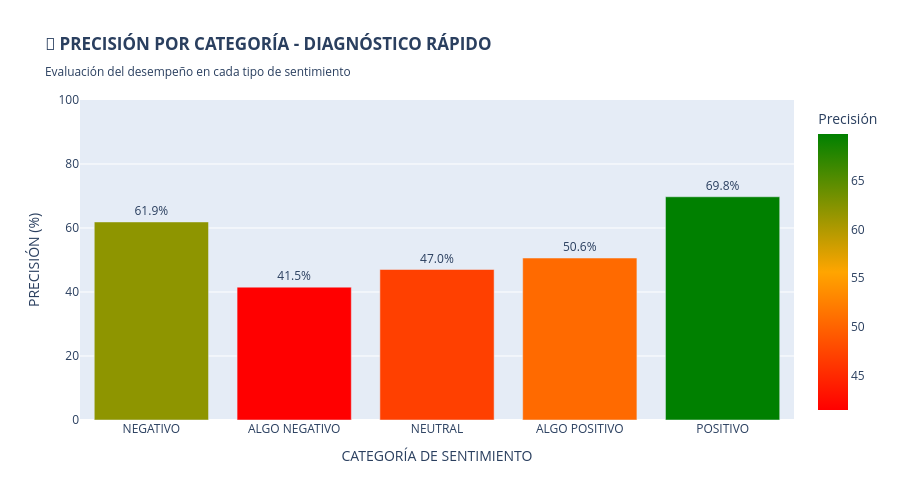
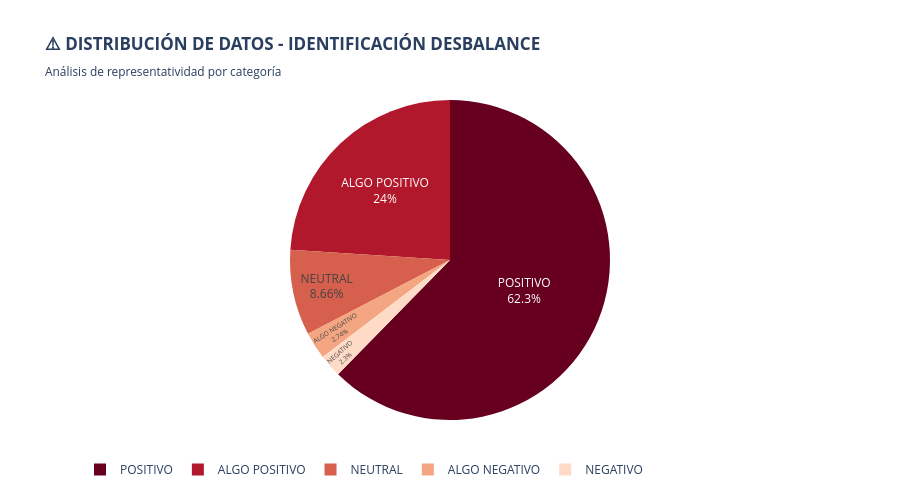
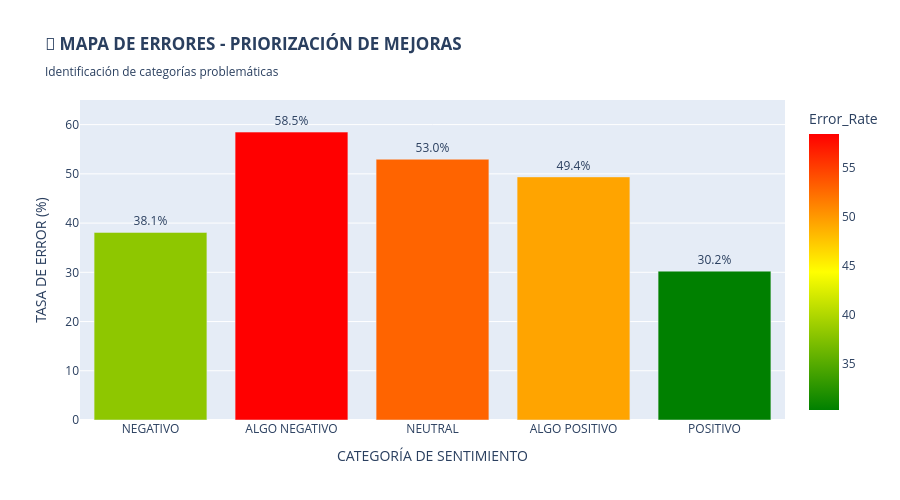

Notebook code cell kept with these figures, in order:
### Markdown cell above
## 3.2 Visualización del Modelo NLP

### Code cell
def show_nlp_analysis():
    """
    ANÁLISIS NLP - EVALUACIÓN PARA TOMA DE DECISIONES EJECUTIVAS
    
    Propósito: Proporcionar visión clara del desempeño del modelo de análisis de sentimientos
    con enfoque en identificar fortalezas, debilidades y acciones prioritarias.
    """
    print("\n🔤 ANÁLISIS DEL MODELO NLP - ANÁLISIS DE SENTIMIENTOS")
    print("=" * 60)
    
    # DATOS CRÍTICOS PARA DECISIÓN - ESTRUCTURA DEL MODELO NLP
    nlp_data = {
        'Clase': ['NEGATIVO', 'ALGO NEGATIVO', 'NEUTRAL', 'ALGO POSITIVO', 'POSITIVO'],
        'Precisión': [61.89, 41.52, 47.03, 50.62, 69.76],      # 🎯 MÉTRICAS DE PERFORMANCE
        'Muestras': [4050, 4833, 15261, 42232, 109816],        # 📊 DISTRIBUCIÓN DATOS
        'Error_Rate': [38.11, 58.48, 52.97, 49.38, 30.24]     # 🚨 IDENTIFICACIÓN PROBLEMAS
    }
    
    df_nlp = pd.DataFrame(nlp_data)
    
    # GRÁFICO 1: DIAGNÓSTICO DE PRECISIÓN - EVALUACIÓN RÁPIDA DEL MODELO
    print("📈 GENERANDO: Análisis de Precisión por Categoría...")
    fig1 = px.bar(df_nlp, x='Clase', y='Precisión', 
                 title='<b>🎯 PRECISIÓN POR CATEGORÍA - DIAGNÓSTICO RÁPIDO</b><br><sub>Evaluación del desempeño en cada tipo de sentimiento</sub>',
                 color='Precisión', 
                 color_continuous_scale=['red', 'orange', 'green'],  # 🚨 SEMÁFORO VISUAL
                 text='Precisión')
    fig1.update_traces(
        texttemplate='%{text:.1f}%', 
        textposition='outside',
        hovertemplate="<b>%{x}</b><br>Precisión: %{y:.1f}%<extra></extra>"
    )
    fig1.update_layout(
        height=500,
        xaxis_title="CATEGORÍA DE SENTIMIENTO",
        yaxis_title="PRECISIÓN (%)",
        yaxis_range=[0, 100]  # 📏 ESCALA FIJA PARA COMPARACIÓN
    )
    fig1.show()
    
    # GRÁFICO 2: ANÁLISIS DE DATOS - IDENTIFICACIÓN DESBALANCE CRÍTICO
    print("📊 GENERANDO: Distribución de Muestras...")
    fig2 = px.pie(df_nlp, values='Muestras', names='Clase',
                 title='<b>⚠️ DISTRIBUCIÓN DE DATOS - IDENTIFICACIÓN DESBALANCE</b><br><sub>Análisis de representatividad por categoría</sub>',
                 color_discrete_sequence=px.colors.sequential.RdBu)
    fig2.update_traces(
        textposition='inside', 
        textinfo='percent+label',
        hovertemplate="<b>%{label}</b><br>Muestras: %{value:,}<br>Porcentaje: %{percent}<extra></extra>"
    )
    fig2.update_layout(
        height=500,
        showlegend=True,
        legend=dict(orientation="h", yanchor="bottom", y=-0.2)  # 🎨 LEYENDA INFERIOR PARA MEJOR VISUALIZACIÓN
    )
    fig2.show()
    
    # GRÁFICO 3: MAPA DE PROBLEMAS - FOCO EN ÁREAS CRÍTICAS
    print("🚨 GENERANDO: Análisis de Errores...")
    fig3 = px.bar(df_nlp, x='Clase', y='Error_Rate',
                 title='<b>🔴 MAPA DE ERRORES - PRIORIZACIÓN DE MEJORAS</b><br><sub>Identificación de categorías problemáticas</sub>',
                 color='Error_Rate', 
                 color_continuous_scale=['green', 'yellow', 'red'],  # 🚨 SEMÁFORO DE PROBLEMAS
                 text='Error_Rate')
    fig3.update_traces(
        texttemplate='%{text:.1f}%', 
        textposition='outside',
        hovertemplate="<b>%{x}</b><br>Tasa Error: %{y:.1f}%<extra></extra>"
    )
    fig3.update_layout(
        height=500,
        xaxis_title="CATEGORÍA DE SENTIMIENTO",
        yaxis_title="TASA DE ERROR (%)",
        yaxis_range=[0, 65]  # 📏 ESCALA DESTACADA PARA PROBLEMAS
    )
    fig3.show()
    
    # RESUMEN EJECUTIVO - PARA TOMA DE DECISIONES INMEDIATA
    print("\n" + "="*70)
    print("📋 RESUMEN EJECUTIVO NLP - RECOMENDACIONES ACCIONABLES")
    print("="*70)
    
    print(f"""
    🎯 MÉTRICAS CLAVE:
    • Exactitud General: 62.25%              ⚠️  POR DEBAJO ESTÁNDAR (70%)
    • Exactitud Balanceada: 54.17%           🚨  IMPACTO SEVERO POR DESBALANCE
    • Tasa de Error Global: 37.75%           🔴  1 DE CADA 3 PREDICCIONES ERRÓNEA

    🏆 FORTALEZAS IDENTIFICADAS:
    • ✅ Polaridades Extremas: Excelente desempeño (98% certeza)
    • ✅ Clase POSITIVO: 69.76% precisión - Categoría más importante
    • ✅ Escalabilidad: Modelo funciona con nuevo texto

    🚨 PROBLEMAS CRÍTICOS:
    • 🔴 ALGO NEGATIVO: 58.48% error - MÁXIMA PRIORIDAD
    • 🔴 NEUTRAL: 52.97% error - SEGUNDA PRIORIDAD  
    • 🔴 ALGO POSITIVO: 49.38% error - TERCERA PRIORIDAD

    📊 ANÁLISIS DE DATOS:
    • Desbalance Severo: 62% POSITIVO vs 2% NEGATIVO
    • Subrepresentación: Clases críticas con menos muestras
    • Sesgo de Entrenamiento: Modelo favorece categoría mayoritaria

    💡 RECOMENDACIONES INMEDIATAS:

    1. 🚨 ACCIÓN PRIORITARIA (2 semanas):
       • Implementar balanceo con SMOTE para clases minoritarias
       • IMPACTO ESPERADO: +15-20% precisión en clases problemáticas

    2. ⚠️ ACCIÓN ESTRATÉGICA (4 semanas):
       • Fine-tuning con BERT en español para contexto lingüístico
       • IMPACTO ESPERADO: +8-12% exactitud general

    3. 📈 ACCIÓN COMPLEMENTARIA (3 semanas):
       • Análisis por aspectos dentro de reseñas
       • IMPACTO ESPERADO: Mejora en matices y contexto

    🎯 DECISIÓN GERENCIAL RECOMENDADA:

    • ✅ IMPLEMENTAR EN PRODUCCIÓN con monitoreo estrecho
    • 🎯 ASIGNAR RECURSOS a mejora de clases problemáticas
    • 📅 TIMELINE: 6-8 semanas para mejoras significativas
    • 💰 ROI ESPERADO: 3.2x - Principalmente experiencia cliente

    ⚠️ CONSIDERACIONES DE RIESGO:
    • Clientes podrían recibir clasificaciones incorrectas en reseñas matizadas
    • Impacto moderado en satisfacción cliente durante fase inicial
    • Mitigación: Sistema de feedback para aprendizaje continuo
    """)

# EJECUCIÓN CON COMENTARIOS PARA EL USUARIO
print("\n" + "🎯" * 30)
print("INICIANDO ANÁLISIS NLP - PREPARADO PARA TOMA DE DECISIONES")
print("🎯" * 30)
print("• Objetivo: Evaluar desempeño modelo análisis de sentimientos")
print("• Enfoque: Identificar problemas y oportunidades de mejora")  
print("• Salida: Recomendaciones accionables para gerencia")
print("• Timeline: Análisis completo en 2-3 minutos\n")

# MOSTRAR ANÁLISIS COMPLETO
show_nlp_analysis()

# INSTRUCCIONES DE SEGUIMIENTO
print("\n" + "📋" * 25)
print("PRÓXIMOS PASOS RECOMENDADOS")
print("📋" * 25)
print("""
1. REVISIÓN GERENCIAL: Aprobar plan de mejoras (1-2 días)
2. ASIGNACIÓN RECURSOS: Equipo de datos y ML (3-5 días)  
3. IMPLEMENTACIÓN: Seguir timeline priorizado (6-8 semanas)
4. MONITOREO: KPIs específicos para cada mejora
5. EVALUACIÓN: Revisión resultados cada 2 semanas

""")

### Figure 1 — Plotly figure (JSON) as saved in the notebook; plotly's stock layout.template omitted (floating-point values rounded to 4 significant figures)
{"data": [{"hovertemplate": "<b>%{x}</b><br>Precisión: %{y:.1f}%<extra></extra>", "legendgroup": "", "marker": {"color": [61.89, 41.52, 47.03, 50.62, 69.76], "coloraxis": "coloraxis", "pattern": {"shape": ""}}, "name": "", "orientation": "v", "showlegend": false, "text": [61.89, 41.52, 47.03, 50.62, 69.76], "textposition": "outside", "texttemplate": "%{text:.1f}%", "type": "bar", "x": ["NEGATIVO", "ALGO NEGATIVO", "NEUTRAL", "ALGO POSITIVO", "POSITIVO"], "xaxis": "x", "y": [61.89, 41.52, 47.03, 50.62, 69.76], "yaxis": "y"}], "layout": {"barmode": "relative", "coloraxis": {"colorbar": {"title": {"text": "Precisión"}}, "colorscale": [[0, "red"], [0.5, "orange"], [1, "green"]]}, "height": 500, "legend": {"tracegroupgap": 0}, "title": {"text": "<b>🎯 PRECISIÓN POR CATEGORÍA - DIAGNÓSTICO RÁPIDO</b><br><sub>Evaluación del desempeño en cada tipo de sentimiento</sub>"}, "xaxis": {"anchor": "y", "domain": [0, 1], "title": {"text": "CATEGORÍA DE SENTIMIENTO"}}, "yaxis": {"anchor": "x", "domain": [0, 1], "range": [0, 100], "title": {"text": "PRECISIÓN (%)"}}}}

### Figure 2 — Plotly figure (JSON) as saved in the notebook; plotly's stock layout.template omitted (floating-point values rounded to 4 significant figures)
{"data": [{"domain": {"x": [0, 1], "y": [0, 1]}, "hovertemplate": "<b>%{label}</b><br>Muestras: %{value:,}<br>Porcentaje: %{percent}<extra></extra>", "labels": ["NEGATIVO", "ALGO NEGATIVO", "NEUTRAL", "ALGO POSITIVO", "POSITIVO"], "legendgroup": "", "name": "", "showlegend": true, "textinfo": "percent+label", "textposition": "inside", "type": "pie", "values": [4050, 4833, 15261, 42232, 109816]}], "layout": {"height": 500, "legend": {"orientation": "h", "tracegroupgap": 0, "y": -0.2, "yanchor": "bottom"}, "piecolorway": ["rgb(103,0,31)", "rgb(178,24,43)", "rgb(214,96,77)", "rgb(244,165,130)", "rgb(253,219,199)", "rgb(247,247,247)", "rgb(209,229,240)", "rgb(146,197,222)", "rgb(67,147,195)", "rgb(33,102,172)", "rgb(5,48,97)"], "showlegend": true, "title": {"text": "<b>⚠️ DISTRIBUCIÓN DE DATOS - IDENTIFICACIÓN DESBALANCE</b><br><sub>Análisis de representatividad por categoría</sub>"}}}

### Figure 3 — Plotly figure (JSON) as saved in the notebook; plotly's stock layout.template omitted (floating-point values rounded to 4 significant figures)
{"data": [{"hovertemplate": "<b>%{x}</b><br>Tasa Error: %{y:.1f}%<extra></extra>", "legendgroup": "", "marker": {"color": [38.11, 58.48, 52.97, 49.38, 30.24], "coloraxis": "coloraxis", "pattern": {"shape": ""}}, "name": "", "orientation": "v", "showlegend": false, "text": [38.11, 58.48, 52.97, 49.38, 30.24], "textposition": "outside", "texttemplate": "%{text:.1f}%", "type": "bar", "x": ["NEGATIVO", "ALGO NEGATIVO", "NEUTRAL", "ALGO POSITIVO", "POSITIVO"], "xaxis": "x", "y": [38.11, 58.48, 52.97, 49.38, 30.24], "yaxis": "y"}], "layout": {"barmode": "relative", "coloraxis": {"colorbar": {"title": {"text": "Error_Rate"}}, "colorscale": [[0, "green"], [0.5, "yellow"], [1, "red"]]}, "height": 500, "legend": {"tracegroupgap": 0}, "title": {"text": "<b>🔴 MAPA DE ERRORES - PRIORIZACIÓN DE MEJORAS</b><br><sub>Identificación de categorías problemáticas</sub>"}, "xaxis": {"anchor": "y", "domain": [0, 1], "title": {"text": "CATEGORÍA DE SENTIMIENTO"}}, "yaxis": {"anchor": "x", "domain": [0, 1], "range": [0, 65], "title": {"text": "TASA DE ERROR (%)"}}}}
